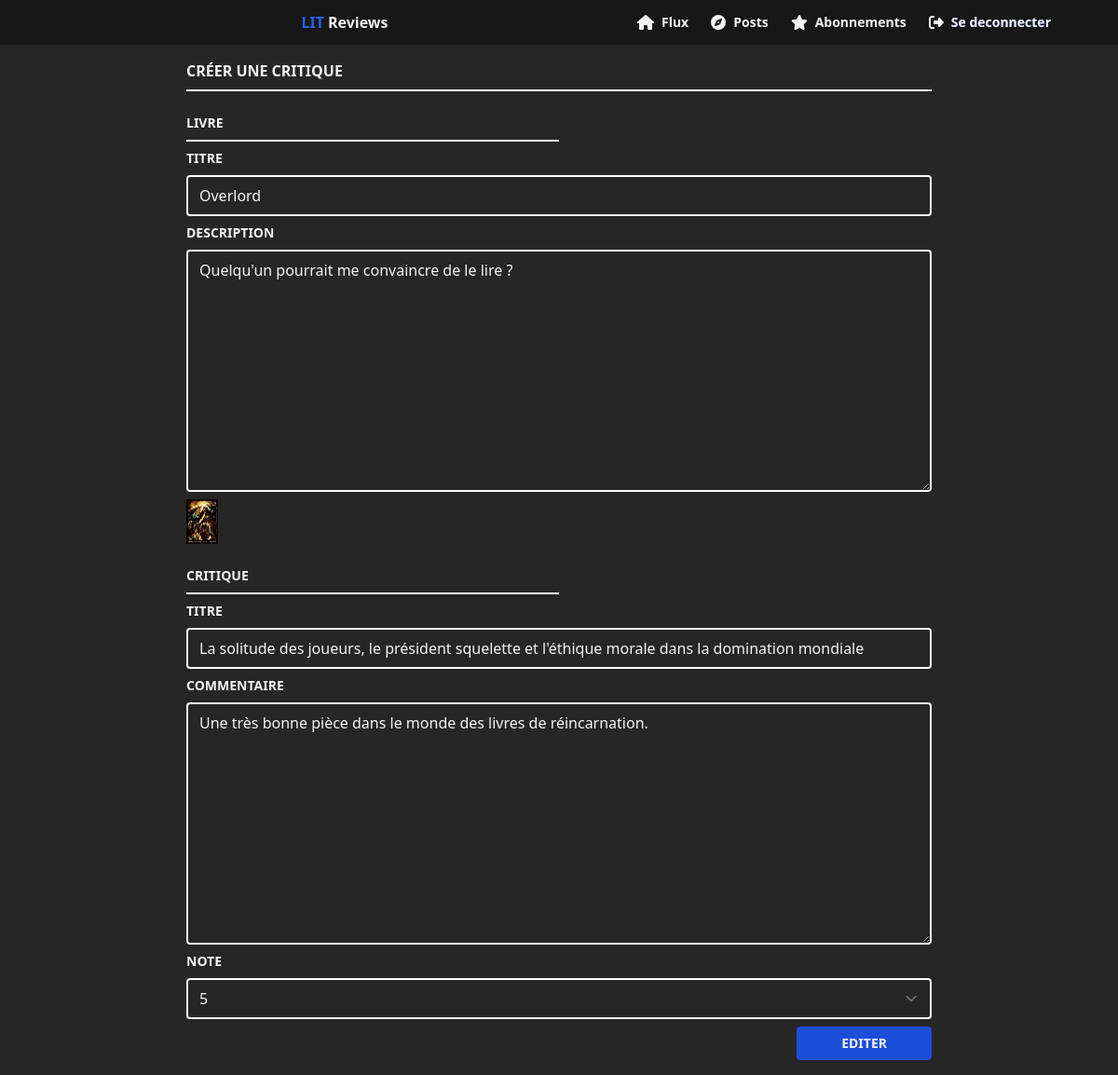
Page /create_review/6 (signed in) on the committed database.
### reviews/models/Ticket.py (models this page shows)
class Ticket(models.Model):
    title = models.CharField(max_length=128)
    description = models.TextField(max_length=2048)
    user = models.ForeignKey(
        to=settings.AUTH_USER_MODEL, on_delete=models.CASCADE, blank=True)
    image = models.ImageField(upload_to='images/', null=True, blank=True)
    time_created = models.DateTimeField(auto_now_add=True)

### reviews/models/Review.py (models this page shows)
class Review(models.Model):
    ticket = models.ForeignKey(
        to=Ticket, on_delete=models.CASCADE, related_name='review')
    rating = models.PositiveSmallIntegerField(
        validators=[MinValueValidator(0), MaxValueValidator(5)])
    headline = models.CharField(max_length=128)
    body = models.CharField(max_length=8192, blank=True)
    user = models.ForeignKey(
        to=settings.AUTH_USER_MODEL, on_delete=models.CASCADE)
    time_created = models.DateTimeField(auto_now_add=True)

### reviews/views/create_review.py (the view, shortened to what this page needs)
# urls.py: path('create_review', views.create_review_view, name='create_review'),
@login_required(login_url='/login')
def create_review_view(request, ticket_id=None, review_id=None):
    template = 'create_review.html'
    context = {}
    ticket = None
    if Ticket.objects.filter(id=ticket_id).exists():
        ticket = Ticket.objects.get(id=ticket_id)
        context['ticket'] = ticket
    if review_id:
        if not Review.objects.filter(id=review_id).exists():
            return redirect('index')
        review = Review.objects.get(id=review_id)
        if not review.user == request.user:
            return redirect('index')
        ticket = review.ticket
        context['review'] = review
        context['ticket'] = ticket
    return render(request, template, context)

### reviews/templates/create_review.html (shortened to what this page needs)
{% extends '_base.html' %} {% block content %} {% include '_navbar.html' %}
<div class="flex flex-col w-3/4 py-4 mx-auto md:w-2/3 gap-y-4">
  <div class="flex flex-col w-full gap-y-2">
    <h3 class="font-semibold uppercase">Créer une critique</h3>
    <div class="h-0.5 bg-white w-full"></div>
    <form
      method="post"
      class="flex flex-col gap-y-2"
      enctype="multipart/form-data"
    >
      <h3 class="mt-4 text-sm font-semibold uppercase">Livre</h3>
      <div class="h-0.5 bg-white w-1/2"></div>
      <label for="title" class="text-sm font-semibold uppercase">Titre</label>
      <input
        type="text"
        name="title"
        id="title"
        placeholder="Titre"
        required
        {% if ticket %}
        disabled
        {% endif %}
        value="{{ticket.title}}"
        class="w-full transition-all duration-300 bg-transparent border-2 border-white rounded hover:border-purple-500 focus:ring-0 focus:border-white peer"
      />
      <label for="description" class="text-sm font-semibold uppercase"
        >Description</label
      >
      <textarea
        name="description"
        id="description"
        cols="30"
        rows="10"
        required
        placeholder="Description"
        {% if ticket %}
        disabled
        {% endif %}
        class="w-full transition-all duration-300 bg-transparent border-2 border-white rounded hover:border-purple-500 focus:ring-0 focus:border-white peer"
      >
{{ticket.description}}</textarea
      >
      {% if not ticket %}
      <label for="image" class="text-sm font-semibold uppercase">Image</label>
      <input
        type="file"
        name="image"
        id="image"
        accept="image/*"
        class="px-4 py-1 transition-all duration-300 bg-transparent border-2 border-white rounded cursor-pointer disabled:cursor-default file:hidden w-min hover:border-purple-500 focus:ring-0 focus:border-white peer"
      />
      {% else %}
        <img src="{{ticket.image.url}}" class="object-contain h-12 w-min"/>
      {% endif %}
      <h3 class="mt-4 text-sm font-semibold uppercase">Critique</h3>
      <div class="h-0.5 bg-white w-1/2"></div>
      <label for="headline" class="text-sm font-semibold uppercase">Titre</label>
      <input
        type="text"
        name="headline"
        id="headline"
        placeholder="Titre"
        required
        value="{{review.headline}}"
        class="w-full transition-all duration-300 bg-transparent border-2 border-white rounded hover:border-purple-500 focus:ring-0 focus:border-white peer"
      />
      <label for="body" class="text-sm font-semibold uppercase"
        >Commentaire</label
      >
      <textarea
        name="body"
        id="body"
        cols="30"
        rows="10"
        required
        placeholder="Commentaire"
        class="w-full transition-all duration-300 bg-transparent border-2 border-white rounded hover:border-purple-500 focus:ring-0 focus:border-white peer"
      >{{review.body}}</textarea>
        <label for="rating" class="text-sm font-semibold uppercase">Note</label>
        <select
          name="rating"
          id="rating"
          required
          class="w-full transition-all duration-300 bg-transparent border-2 border-white rounded hover:border-purple-500 focus:ring-0 focus:border-white peer">
            <option {% if review.rating == 5 %}selected{% endif %} value="5">5</option>
        </select>
      <button
        class="flex items-center justify-center px-12 py-2 ml-auto text-sm font-semibold text-center uppercase transition-all duration-300 bg-blue-700 rounded w-max hover:bg-blue-500"
      >
        {% if review %}Editer{%else%}Créer{% endif %}
      </button>
    </form>
  </div>
</div>
{% endblock content %}

### rows in the picture
Ticket: title "Overlord", description "Quelqu'un pourrait me convaincre de le lire ?", image (picture)
Review: headline "La solitude des joueurs, le président squelette et l'éthique morale dans la domination mondiale", body "Une très bonne pièce dans le monde des livres de réincarnation.", rating "5"
